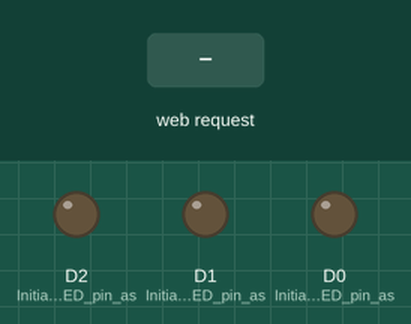
Recording of a program running on a simulated ESP8266 (NodeMCU). Shown: output pins drawn as LEDs (lit = HIGH). The test bench sets the inputs (shaded band). What the program prints to the serial monitor is not drawn.

Above: at 1.2 s.
1.3 s: HTTP request GET /LED1ON received
At 2.5 s:
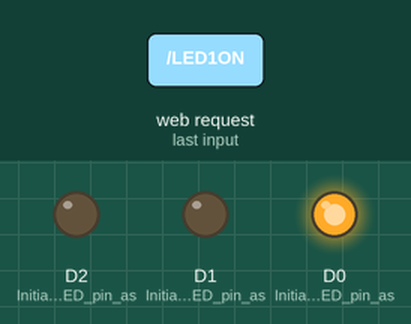
2.8 s: HTTP request GET /LED2ON received
At 3.8 s:
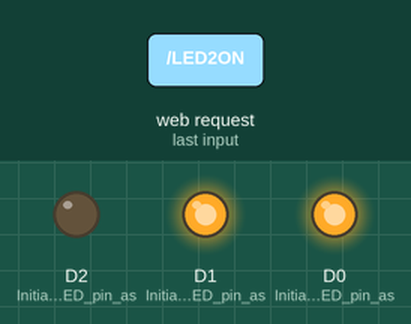
4.3 s: HTTP request GET /LED3ON received
At 4.9 s:
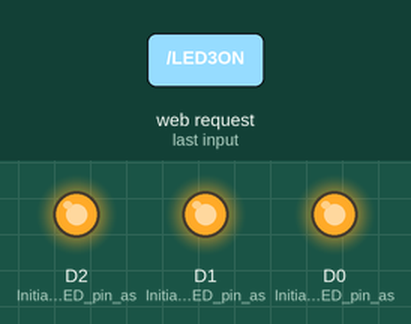
5.8 s: HTTP request GET /LED1OFF received
At 6.1 s:
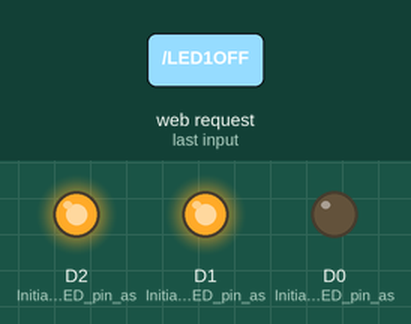
7.3 s: HTTP request GET /LED2OFF received
At 8.4 s:
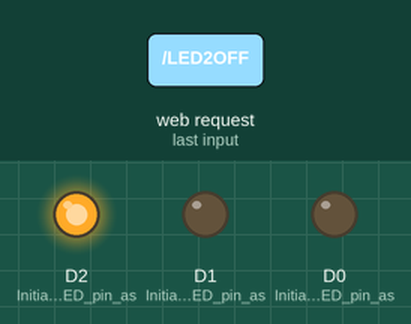
8.8 s: HTTP request GET /LED3OFF received
At 9.5 s:
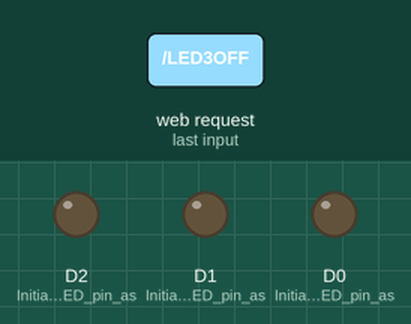
Timing chart, 0 to 11.3 s (numbered marks = the images above; inputs shaded):
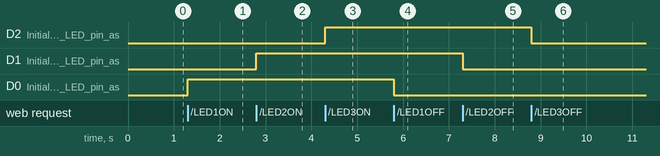

Measured:
- after the input at 1.3 s, D0 (Initialize_the_LED_pin_as): LOW → HIGH at once
- after the input at 2.8 s, D1 (Initialize_the_LED_pin_as): LOW → HIGH at once
- after the input at 4.3 s, D2 (Initialize_the_LED_pin_as): LOW → HIGH at once
- after the input at 5.8 s, D0 (Initialize_the_LED_pin_as): HIGH → LOW at once
- after the input at 7.3 s, D1 (Initialize_the_LED_pin_as): HIGH → LOW at once
- after the input at 8.8 s, D2 (Initialize_the_LED_pin_as): HIGH → LOW at once

The program:

main.cpp
```cpp
#include <Arduino.h>
#include <ESP8266WiFi.h>
#include <WiFiClient.h>
#include <ESP8266WebServer.h>

const char* ssid = "hidup_jokowi"; // Replace with your network SSID
const char* password = "00000000"; // Replace with your network password

ESP8266WebServer server(80); // Create a web server on port 80
String webpage;

void setup() {
  Serial.begin(9600); // Start the serial communication
  delay(10);

  pinMode(D0, OUTPUT); // Initialize the LED pin as an output
  pinMode(D1, OUTPUT); // Initialize the LED pin as an output
  pinMode(D2, OUTPUT); // Initialize the LED pin as an output

  // Konek ke Wi-Fi

  Serial.println();
  Serial.println("Konfigurasi akses poin...");

  // Mengatur Wi-fI

  WiFi.mode(WIFI_AP);
  WiFi.softAP(ssid, password); // Start the access point with the given SSID and password

  // Cek status koneksi Wi-Fi
  Serial.println("IP address: ");
  Serial.println(WiFi.softAPIP()); // Print the IP address of the access point

  // Isi dari Webpage
  webpage+= "<h1>Web Control ESP8266</h1>";
  webpage+= "<h2>Rifqi Alrasid</h2>";
  webpage+= "<p>LED 1: ";
  webpage+= "<a href=\"LED1ON\"\"><button>ON</button></a><a href=\"LED1OFF\"\"><button>OFF</button></a></p><br>";
  webpage+= "<p>LED 2: ";
  webpage+= "<a href=\"LED2ON\"\"><button>ON</button></a><a href=\"LED2OFF\"\"><button>OFF</button></a></p><br>";
  webpage+= "<p>LED 3: ";
  webpage+= "<a href=\"LED3ON\"\"><button>ON</button></a><a href=\"LED3OFF\"\"><button>OFF</button></a></p>";

  // Membuat tampilan webpage
  server.on("/", []() {
    server.send(200, "text/html", webpage); // Send the webpage to the client
  });

  // Bagian ini untuk merespon perintah yang masuk
  server.on("/LED1ON", []() {
    server.send(200, "text/html", webpage); // Send the webpage to the client
    digitalWrite(D0, HIGH); // Turn on LED 1
    delay(1000);
  });
  server.on("/LED2ON", []() {
    server.send(200, "text/html", webpage); // Send the webpage to the client
    digitalWrite(D1, HIGH); // Turn on LED 1
    delay(1000);
  });
  server.on("/LED3ON", []() {
    server.send(200, "text/html", webpage); // Send the webpage to the client
    digitalWrite(D2, HIGH); // Turn on LED 1
    delay(1000);
  });
  server.on("/LED1OFF", []() {
    server.send(200, "text/html", webpage); // Send the webpage to the client
    digitalWrite(D0, LOW); // Turn on LED 1
    delay(1000);
  });
  server.on("/LED2OFF", []() {
    server.send(200, "text/html", webpage); // Send the webpage to the client
    digitalWrite(D1, LOW); // Turn on LED 1
    delay(1000);
  });
  server.on("/LED3OFF", []() {
    server.send(200, "text/html", webpage); // Send the webpage to the client
    digitalWrite(D2, LOW); // Turn on LED 1
    delay(1000);
  });

  server.begin(); // Start the server
  Serial.println("Webserver dijalankan"); // Print a message indicating the server has started
}

void loop() {
  // put your main code here, to run repeatedly:

  server.handleClient(); // Handle incoming client requests m
}
```
